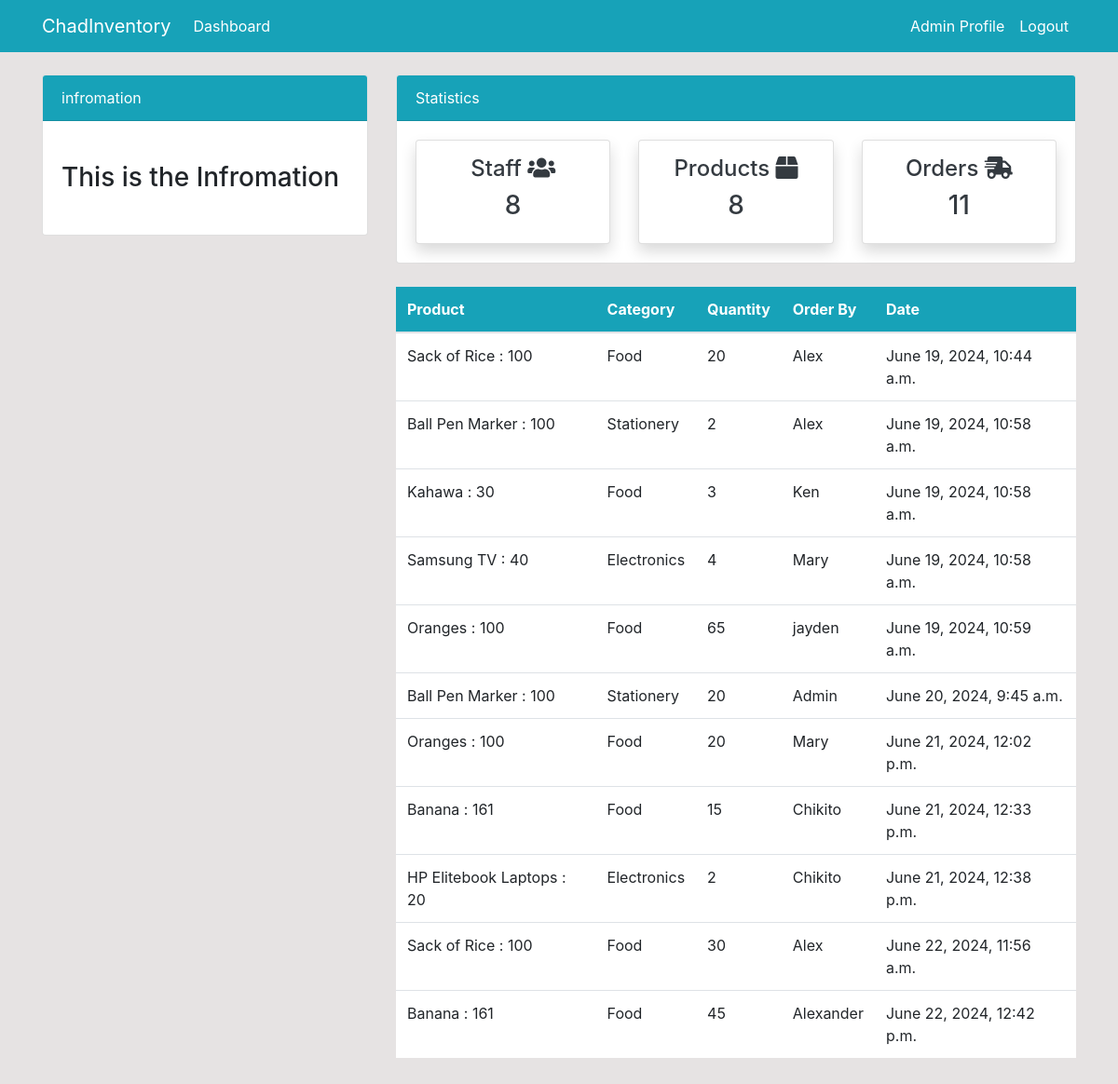
/order/ (signed in), run on the app's committed database.
### dashboard/models.py (models this page shows, shortened)
class Order(models.Model):
    Product = models.ForeignKey(Product,on_delete=models.CASCADE, null=True)
    Staff = models.ForeignKey(User, on_delete=models.CASCADE,null=True)
    order_quantity = models.PositiveBigIntegerField(null=True)
    date = models.DateTimeField(auto_now_add=True)
    class Meta:
        verbose_name_plural = 'Order'

class Product(models.Model):
    name = models.CharField(max_length=100,  null=True)
    category = models.CharField(max_length=20, choices=CATEGORY, null=True)
    quantity = models.PositiveBigIntegerField(null=True)
    class Meta:
        verbose_name_plural = 'Product'
    def __str__(self):
        return f'{self.name} : {self.quantity}'

### dashboard/views.py (the view)
# urls.py: path('order/', views.order, name='dashboard-order'),
@login_required
def order(request):
    orders = Order.objects.all()
    orders_count = orders.count()
    workers_count = User.objects.all().count()
    items_count = Product.objects.all().count()
    context = {
        'orders':orders,
        'workers_count':workers_count,
        'orders_count':orders_count,
        'items_count': items_count,
    }
    return render(request, 'dashboard/order.html', context)

### templates/dashboard/order.html (shortened to what this page needs)
{% extends 'partials/base.html'%}
{%block content%}
{% include 'partials/topnav.html'%}
    <div class="container">
        <div class="row my-4">
            <div class="col-md-4">
            </div>
            <div class="col-md-8">
                <table class="table bg-white">
                    <thead class="bg-info">
                      <tr class="text-white">
                        <th scope="col">Product</th>
                        <th scope="col">Category</th>
                        <th scope="col">Quantity</th>
                        <th scope="col">Order By</th>
                        <th scope="col">Date</th>
                      </tr>
                    </thead>
                    <tbody>
                      {% for orders in orders %}
                      <tr>
                        <td>{{orders.Product}}</td>
                        <td>{{orders.Product.category}}</td>
                        <td>{{orders.order_quantity}}</td>
                        <td>
                            {{orders.Staff.username}}
                        </td>
                        <td>
                          {{orders.date}}
                      </td>
                      </tr>
                      {%endfor%}
                    </tbody>
                    </table>
            </div>
        </div>
    </div>
{%endblock%}

### templates/partials/nav.html (shortened to what this page needs)
<nav class="navbar navbar-expand-lg navbar-light bg-info">
    <div class="container">
        {% if request.resolver_match.url_name == 'user-logout' or request.resolver_match.url_name == 'user-login' or request.resolver_match.url_name == 'user-register' %}
            <ul class="navbar-nav ml-auto">
                <li class="nav-item active">
                    <a class="nav-link text-white" href="{% url 'user-register' %}">Register <span class="sr-only">(current)</span></a>
                </li>
                <li class="nav-item">
                    <a class="nav-link text-white" href="{% url 'user-login' %}">Login</a>
                </li>
            </ul>
        {% else %}
            <a class="navbar-brand text-white" href="{% url 'dashboard-index' %}">ChadInventory</a>
            <div class="collapse navbar-collapse" id="navbarSupportedContent">
                <ul class="navbar-nav mr-auto">
                    <li class="nav-item active">
                        <a class="nav-link text-white" href="{% url 'dashboard-index' %}"> Dashboard <span class="sr-only">(current)</span></a>
                    </li>
                </ul>
                {% if user.is_authenticated %}
                    <ul class="navbar-nav ml-auto">
                        <li class="nav-item active">
                            <a class="nav-link text-white" href="{% url 'user-profile'%}">{{user.username}} Profile <span class="sr-only">(current)</span></a>
                        </li>
                        <li class="nav-item">
                            <a class="nav-link text-white" href="{% url 'user-logout' %}">Logout</a>
                        </li>
                    </ul>
                {% endif %}
            </div>
        {% endif %}
    </div>
</nav>

### static/style.css (style rules this page uses)
body { background-color: rgb(230, 227,227); }

### data on the page
Order: Product "Sack of Rice : 100", Product.category "Food", order_quantity "20", Staff.username "Alex", date "June 19, 2024, 10:44 a.m."
Order: Product "Ball Pen Marker : 100", Product.category "Stationery", order_quantity "2", Staff.username "Alex", date "June 19, 2024, 10:58 a.m."
Order: Product "Kahawa : 30", Product.category "Food", order_quantity "3", Staff.username "Ken", date "June 19, 2024, 10:58 a.m."
Order: Product "Samsung TV : 40", Product.category "Electronics", order_quantity "4", Staff.username "Mary", date "June 19, 2024, 10:58 a.m."
Order: Product "Oranges : 100", Product.category "Food", order_quantity "65", Staff.username "jayden", date "June 19, 2024, 10:59 a.m."
Order: Product "Ball Pen Marker : 100", Product.category "Stationery", order_quantity "20", Staff.username "Admin", date "June 20, 2024, 9:45 a.m."
Order: Product "Oranges : 100", Product.category "Food", order_quantity "20", Staff.username "Mary", date "June 21, 2024, 12:02 p.m."
Order: Product "Banana : 161", Product.category "Food", order_quantity "15", Staff.username "Chikito", date "June 21, 2024, 12:33 p.m."
Order: Product "HP Elitebook Laptops : 20", Product.category "Electronics", order_quantity "2", Staff.username "Chikito", date "June 21, 2024, 12:38 p.m."
Order: Product "Sack of Rice : 100", Product.category "Food", order_quantity "30", Staff.username "Alex", date "June 22, 2024, 11:56 a.m."
Order: Product "Banana : 161", Product.category "Food", order_quantity "45", Staff.username "Alexander", date "June 22, 2024, 12:42 p.m."

### other printed values
{{ user.username }} "Admin"
{{ workers_count }} "8"
{{ items_count }} "8"
{{ orders_count }} "11"
